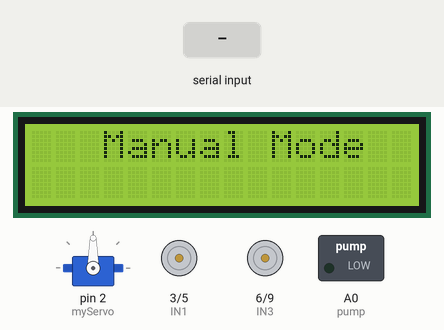
The sketch below on a simulated Arduino Uno, built with avr-gcc and run on an emulated ATmega328P. On the bench: servo, 16×2 character LCD, motor-driver pin pairs drawn as motors (green arrow = first pin HIGH = forward, orange = second pin HIGH = backward, longer = more drive), switched loads named in the sketch (green lamp = pin HIGH). The inputs (shaded band) are chosen by the test bench. What the sketch prints to the serial monitor is not drawn.

Above: at 1.2 s.
1.3 s: byte 7 (7) received over Serial
4.0 s: "N" received over Serial
At 5.1 s:
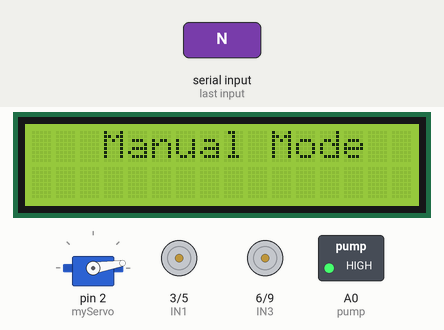
5.7 s: byte 1 (1) received over Serial
At 6.6 s:
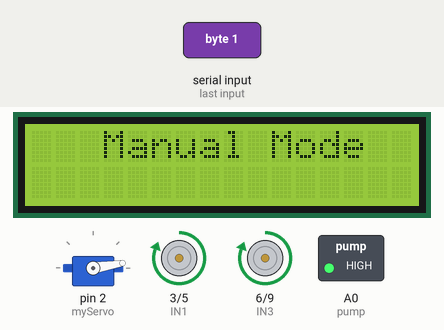
7.2 s: byte 6 (6) received over Serial
At 8.0 s:
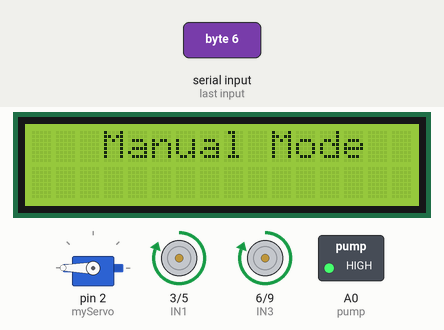
10.2 s: byte 2 (2) received over Serial
At 10.6 s:
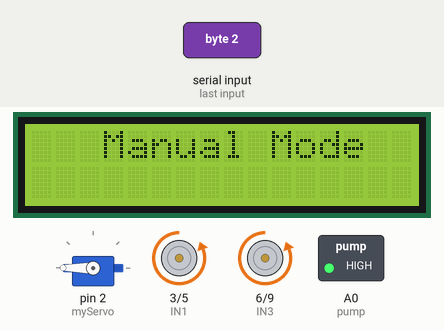
11.7 s: byte 3 (3) received over Serial
At 12.2 s:
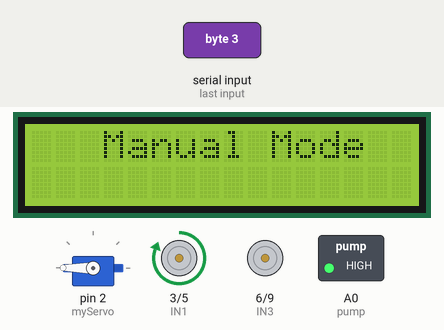
Timing chart, 0 to 14.7 s (numbered marks = the images above; inputs shaded):
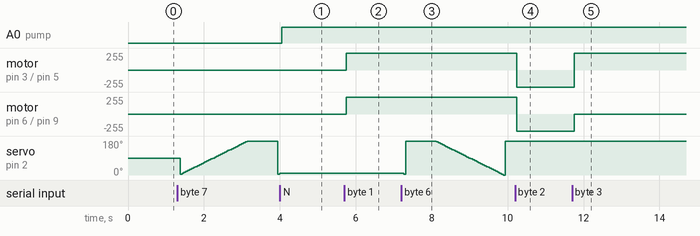

The sketch:

Manual_Mode.ino
```cpp
#include <Servo.h>
#include <SoftwareSerial.h>
#include <Wire.h>
#include <LiquidCrystal_I2C.h>

SoftwareSerial mySerial(0, 1); // RX, TX
Servo myServo;
LiquidCrystal_I2C lcd(0x27,16,2);  // set the LCD address to 0x27 for a 16 chars and 2 line display

#define IN1 3     // Left Motor forward
#define IN2 5     // Left Motor backward
#define IN3 6     // Right motor forward
#define IN4 9     // Right Motor backward
#define pump A0   // Pump pin

byte data, angle = 0;

void setup() {
  // put your setup code here, to run once:
  pinMode(IN1, OUTPUT);
  pinMode(IN2, OUTPUT);
  pinMode(IN3, OUTPUT);
  pinMode(IN4, OUTPUT);
  pinMode(pump, OUTPUT);
  myServo.attach(2);  // Servo is connected to pin 10
  myServo.write(90);   // Default position of the servo
  lcd.init();
  lcd.backlight();
  Serial.begin(9600);
  mySerial.begin(9600);
}

void loop() {
  // put your main code here, to run repeatedly:
  lcd.clear();
  lcd.setCursor(0, 0);
  lcd.println("   Manual Mode  ");
  if (Serial.available()) {
    data = Serial.read();
    Serial.println(data);
  }

  delay(30);

  if (data == 1) {              // Moving forward
    analogWrite(IN1, 255);
    analogWrite(IN2, 0);
    analogWrite(IN3, 255);
    analogWrite(IN4, 0);
  }

  else if (data == 2) {        // Moving backward
    analogWrite(IN1, 0);
    analogWrite(IN2, 255);
    analogWrite(IN3, 0);
    analogWrite(IN4, 255);
  }
  else if (data == 3) {        // Moving Right
    analogWrite(IN1, 255);
    analogWrite(IN2, 0);
    analogWrite(IN3, 0);
    analogWrite(IN4, 0);
  }
  else if (data == 4) {        // Moving left
    analogWrite(IN1, 0);
    analogWrite(IN2, 0);
    analogWrite(IN3, 255);
    analogWrite(IN4, 0);
  }
  else if (data == 5) {       // Stop
    analogWrite(IN1, 0);
    analogWrite(IN2, 0);
    analogWrite(IN3, 0);
    analogWrite(IN4, 0);
  }
  else if (data == 7) {       // Moving servo towards left direction
    angle += 5;
    myServo.write(angle);
    }
  else if (data == 6) {       // Moving servo towards right direction
    angle -= 5;
    myServo.write(angle);
  }
  else if (data == 78)        // Activating pumb
    digitalWrite(pump, HIGH);
  else if (data == 70)        // Disabling pumb
    digitalWrite(pump, LOW);
}
```

Measured:
- after the input at 4.0 s, A0 (pump): LOW → HIGH at once; servo on pin 2 (myServo): stays 9° (without the input it goes to 14° after 0.04 s)
- after the input at 5.7 s, motor on pin 3 (IN1) / pin 5 (IN2), motor on pin 6 (IN3) / pin 9 (IN4): stopped → forward 255/255 after 0.06 s
- after the input at 7.2 s, servo on pin 2 (myServo): ramps from 180° to 0° and jumps back, once every 2.6 s
- after the input at 10.2 s, motor on pin 3 (IN1) / pin 5 (IN2), motor on pin 6 (IN3) / pin 9 (IN4): forward 255/255 → backward 255/255 at once; servo on pin 2 (myServo): stays 180° (without the input it goes to 176° after 0.49 s)
- after the input at 11.7 s, motor on pin 3 (IN1) / pin 5 (IN2): backward 255/255 → forward 255/255 after 0.05 s; motor on pin 6 (IN3) / pin 9 (IN4): backward 255/255 → stopped after 0.05 s
